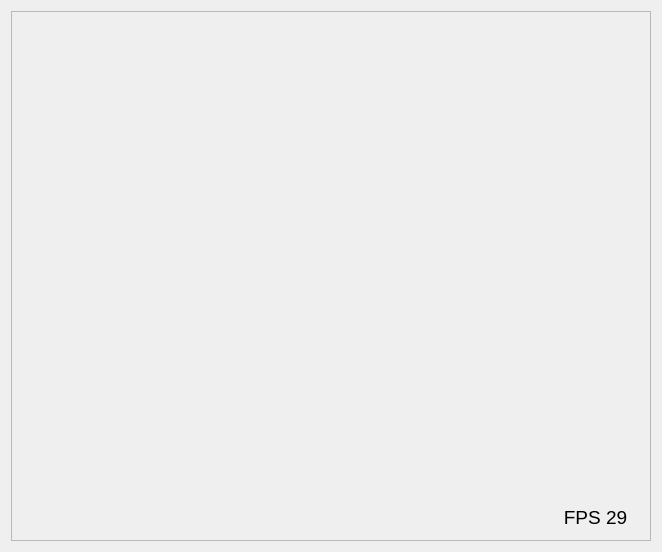
      <widget class="QWidget" name="tabArena">
       <attribute name="title">
        <string>Arena</string>
       </attribute>
       <layout class="QGridLayout" name="gridLayout_6">
        <item row="0" column="0">
         <widget class="QFrame" name="frmCapturar_2">
          <property name="minimumSize">
           <size>
            <width>640</width>
            <height>530</height>
           </size>
          </property>
          <property name="maximumSize">
           <size>
            <width>913</width>
            <height>530</height>
           </size>
          </property>
          <property name="autoFillBackground">
           <bool>false</bool>
          </property>
          <property name="styleSheet">
           <string notr="true"/>
          </property>
          <property name="frameShape">
           <enum>QFrame::StyledPanel</enum>
          </property>
          <property name="frameShadow">
           <enum>QFrame::Raised</enum>
          </property>
          <widget class="QLabel" name="viewArena">
           <property name="geometry">
            <rect>
             <x>0</x>
             <y>0</y>
             <width>640</width>
             <height>530</height>
            </rect>
           </property>
           <property name="minimumSize">
            <size>
             <width>640</width>
             <height>530</height>
            </size>
           </property>
           <property name="maximumSize">
            <size>
             <width>640</width>
             <height>530</height>
            </size>
           </property>
           <property name="baseSize">
            <size>
             <width>640</width>
             <height>530</height>
            </size>
           </property>
           <property name="mouseTracking">
            <bool>false</bool>
           </property>
           <property name="focusPolicy">
            <enum>Qt::TabFocus</enum>
           </property>
           <property name="contextMenuPolicy">
            <enum>Qt::CustomContextMenu</enum>
           </property>
           <property name="autoFillBackground">
            <bool>false</bool>
           </property>
           <property name="frameShape">
            <enum>QFrame::StyledPanel</enum>
           </property>
           <property name="text">
            <string/>
           </property>
           <property name="alignment">
            <set>Qt::AlignCenter</set>
           </property>
           <property name="indent">
            <number>0</number>
           </property>
          </widget>
          <widget class="QLabel" name="lblFPS_2">
           <property name="geometry">
            <rect>
             <x>540</x>
             <y>489</y>
             <width>89</width>
             <height>34</height>
            </rect>
           </property>
           <property name="font">
            <font>
             <pointsize>14</pointsize>
            </font>
           </property>
           <property name="text">
            <string>FPS 29</string>
           </property>
           <property name="alignment">
            <set>Qt::AlignCenter</set>
           </property>
          </widget>
          <widget class="QGroupBox" name="groupBox_4">
           <property name="geometry">
            <rect>
             <x>673</x>
             <y>298</y>
             <width>196</width>
             <height>176</height>
            </rect>
           </property>
           <property name="font">
            <font>
             <pointsize>12</pointsize>
            </font>
           </property>
           <property name="title">
            <string>Quadrante</string>
           </property>
           <widget class="QRadioButton" name="rdbNO">
            <property name="geometry">
             <rect>
              <x>65</x>
              <y>70</y>
              <width>18</width>
              <height>17</height>
             </rect>
            </property>
            <property name="text">
             <string/>
            </property>
            <property name="checked">
             <bool>true</bool>
            </property>
           </widget>
           <widget class="QRadioButton" name="rdbNE">
            <property name="geometry">
             <rect>
              <x>112</x>
              <y>70</y>
              <width>18</width>
              <height>17</height>
             </rect>
            </property>
            <property name="text">
             <string/>
            </property>
           </widget>
           <widget class="QRadioButton" name="rdbSO">
            <property name="geometry">
             <rect>
              <x>64</x>
              <y>107</y>
              <width>18</width>
              <height>17</height>
             </rect>
            </property>
            <property name="text">
             <string/>
            </property>
           </widget>
           <widget class="QRadioButton" name="rdbSE">
            <property name="geometry">
             <rect>
              <x>111</x>
              <y>108</y>
              <width>18</width>
              <height>17</height>
             </rect>
            </property>
            <property name="text">
             <string/>
            </property>
           </widget>
           <widget class="Line" name="line">
            <property name="geometry">
             <rect>
              <x>90</x>
              <y>50</y>
              <width>16</width>
              <height>105</height>
             </rect>
            </property>
            <property name="orientation">
             <enum>Qt::Vertical</enum>
            </property>
           </widget>
           <widget class="Line" name="line_2">
            <property name="geometry">
             <rect>
              <x>41</x>
              <y>90</y>
              <width>126</width>
              <height>16</height>
             </rect>
            </property>
            <property name="orientation">
             <enum>Qt::Horizontal</enum>
            </property>
           </widget>
           <widget class="QLabel" name="lblFPSIR_15">
            <property name="geometry">
             <rect>
              <x>63</x>
              <y>45</y>
              <width>23</width>
              <height>27</height>
             </rect>
            </property>
            <property name="font">
             <font>
              <pointsize>10</pointsize>
             </font>
            </property>
            <property name="text">
             <string>NO</string>
            </property>
           </widget>
           <widget class="QLabel" name="lblFPSIR_16">
            <property name="geometry">
             <rect>
              <x>111</x>
              <y>45</y>
              <width>23</width>
              <height>27</height>
             </rect>
            </property>
            <property name="font">
             <font>
              <pointsize>10</pointsize>
             </font>
            </property>
            <property name="text">
             <string>NE</string>
            </property>
           </widget>
           <widget class="QLabel" name="lblFPSIR_17">
            <property name="geometry">
             <rect>
              <x>62</x>
              <y>119</y>
              <width>23</width>
              <height>27</height>
             </rect>
            </property>
            <property name="font">
             <font>
              <pointsize>10</pointsize>
             </font>
            </property>
            <property name="text">
             <string>SO</string>
            </property>
           </widget>
           <widget class="QLabel" name="lblFPSIR_18">
            <property name="geometry">
             <rect>
              <x>110</x>
              <y>119</y>
              <width>23</width>
              <height>27</height>
             </rect>
            </property>
            <property name="font">
             <font>
              <pointsize>10</pointsize>
             </font>
            </property>
            <property name="text">
             <string>SE</string>
            </property>
           </widget>
          </widget>
          <widget class="QLabel" name="lblFPSIR_9">
           <property name="geometry">
            <rect>
             <x>681</x>
             <y>52</y>
             <width>64</width>
             <height>27</height>
            </rect>
           </property>
           <property name="font">
            <font>
             <pointsize>10</pointsize>
             <weight>75</weight>
             <bold>true</bold>
            </font>
           </property>
           <property name="text">
            <string>Diâmetro</string>
           </property>
          </widget>
          <widget class="QSlider" name="sliderCirculoY">
           <property name="geometry">
            <rect>
             <x>679</x>
             <y>217</y>
             <width>194</width>
             <height>22</height>
            </rect>
           </property>
           <property name="minimum">
            <number>0</number>
           </property>
           <property name="maximum">
            <number>424</number>
           </property>
           <property name="singleStep">
            <number>10</number>
           </property>
           <property name="pageStep">
            <number>1</number>
           </property>
           <property name="value">
            <number>208</number>
           </property>
           <property name="sliderPosition">
            <number>208</number>
           </property>
           <property name="orientation">
            <enum>Qt::Horizontal</enum>
           </property>
          </widget>
          <widget class="QSlider" name="sliderCirculoPlay">
           <property name="geometry">
            <rect>
             <x>681</x>
             <y>89</y>
             <width>189</width>
             <height>22</height>
            </rect>
           </property>
           <property name="minimum">
            <number>100</number>
           </property>
           <property name="maximum">
            <number>212</number>
           </property>
           <property name="value">
            <number>180</number>
           </property>
           <property name="sliderPosition">
            <number>180</number>
           </property>
           <property name="orientation">
            <enum>Qt::Horizontal</enum>
           </property>
          </widget>
          <widget class="QSlider" name="sliderCirculoX">
           <property name="geometry">
            <rect>
             <x>681</x>
             <y>154</y>
             <width>190</width>
             <height>22</height>
            </rect>
           </property>
           <property name="minimum">
            <number>0</number>
           </property>
           <property name="maximum">
            <number>512</number>
           </property>
           <property name="singleStep">
            <number>10</number>
           </property>
           <property name="pageStep">
            <number>1</number>
           </property>
           <property name="value">
            <number>250</number>
           </property>
           <property name="sliderPosition">
            <number>250</number>
           </property>
           <property name="orientation">
            <enum>Qt::Horizontal</enum>
           </property>
          </widget>
          <widget class="QLabel" name="lblFPSIR_11">
           <property name="geometry">
            <rect>
             <x>680</x>
             <y>119</y>
             <width>64</width>
             <height>27</height>
            </rect>
           </property>
           <property name="font">
            <font>
             <pointsize>10</pointsize>
             <weight>75</weight>
             <bold>true</bold>
            </font>
           </property>
           <property name="text">
            <string>Eixo X</string>
           </property>
          </widget>
          <widget class="QLabel" name="lblFPSIR_14">
           <property name="geometry">
            <rect>
             <x>680</x>
             <y>181</y>
             <width>64</width>
             <height>27</height>
            </rect>
           </property>
           <property name="font">
            <font>
             <pointsize>10</pointsize>
             <weight>75</weight>
             <bold>true</bold>
            </font>
           </property>
           <property name="text">
            <string>Eixo Y</string>
           </property>
          </widget>
         </widget>
        </item>
       </layout>
      </widget>
